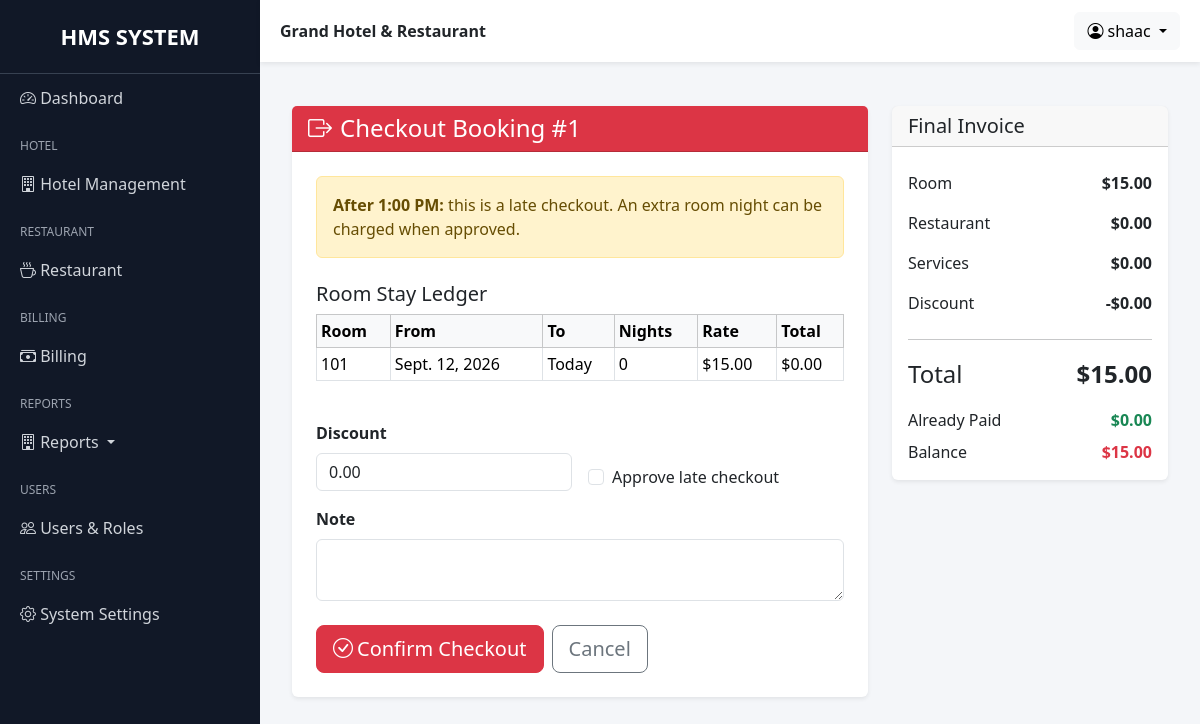
The page /grand/hotel/booking/1/check_out/ (signed in) on the database its author committed.
### hotel/models.py (models this page shows, shortened)
class Booking(models.Model):
    BOOKING_STATUS = (
        ("reserved", "Reserved"),
        ("checked_in", "Checked In"),
        ("checked_out", "Checked Out"),
        ("cancelled", "Cancelled"),
    )
    guest = models.ForeignKey(Guest, on_delete=models.PROTECT)
    room = models.ForeignKey(Room, on_delete=models.PROTECT)
    check_in = models.DateField()
    check_out = models.DateField(blank=True, null=True)
    status = models.CharField(max_length=20, default="checked_in")
    with_ac = models.BooleanField(default=False)
    room_price = models.DecimalField(max_digits=8, decimal_places=2, blank=True, null=True)
    actual_check_in_at = models.DateTimeField(null=True, blank=True)
    actual_check_out_at = models.DateTimeField(null=True, blank=True)
    late_checkout_approved = models.BooleanField(default=False)
    late_checkout_charge = models.DecimalField(max_digits=8, decimal_places=2, default=Decimal("0.00"))
    created = models.DateTimeField(auto_now_add=True)
    created_by = models.ForeignKey(User, on_delete=models.SET_NULL, null=True, blank=True)
    updated = models.DateTimeField(auto_now=True)
    updated_by = models.ForeignKey(
        User, on_delete=models.SET_NULL, null=True, blank=True,
        related_name="booking_updated_by"
    )
    @property
    def stays(self):
        return self.room_stays.select_related("room").order_by("start_date", "id")

class RoomStay(models.Model):
    booking = models.ForeignKey(Booking, on_delete=models.CASCADE, related_name="room_stays")
    room = models.ForeignKey(Room, on_delete=models.PROTECT, related_name="booking_stays")
    start_date = models.DateField()
    end_date = models.DateField(null=True, blank=True)
    rate = models.DecimalField(max_digits=10, decimal_places=2)
    with_ac = models.BooleanField(default=False)
    note = models.CharField(max_length=255, blank=True)
    created = models.DateTimeField(auto_now_add=True)
    class Meta:
        ordering = ["start_date", "id"]
        constraints = [
            models.UniqueConstraint(
                fields=["booking", "start_date"],
                name="unique_booking_roomstay_start",
            )
        ]
    @property
    def nights(self):
        end = self.end_date or timezone.now().date()
        return max((end - self.start_date).days, 0)
    @property
    def total(self):
        return Decimal(self.nights) * self.rate

class Room(models.Model):
    ROOM_TYPES = (
        ("single", "Single"),
        ("double", "Double"),
        ("suite", "Suite"),
    )
    ROOM_STATUS = (
        ("available", "Available"),
        ("reserved", "Reserved"),
        ("occupied", "Occupied"),
        ("cleaning", "Cleaning"),
        ("maintenance", "Maintenance"),
        ("out_of_order", "Out of Order"),
    )
    number = models.IntegerField(unique=True)
    room_type = models.CharField(max_length=20, choices=ROOM_TYPES)
    price = models.DecimalField(max_digits=8, decimal_places=2)
    price_with_ac = models.DecimalField(max_digits=8, decimal_places=2)
    is_available = models.BooleanField(default=True)
    status = models.CharField(max_length=20, choices=ROOM_STATUS, default="available")
    created = models.DateTimeField(auto_now_add=True, blank=True, null=True)
    created_by = models.ForeignKey(User, on_delete=models.SET_NULL, null=True, blank=True)

### billing/models.py (models this page shows, shortened)
class Invoice(models.Model):
    booking = models.OneToOneField(Booking,on_delete=models.CASCADE,related_name="invoice")
    restaurant_total = models.DecimalField(max_digits=8,decimal_places=2,default=0)
    room_total = models.DecimalField(max_digits=8,decimal_places=2,default=0)
    service_total = models.DecimalField(max_digits=10, decimal_places=2,default=0)
    discount = models.DecimalField(max_digits=5,decimal_places=2,default=0)
    total = models.DecimalField(max_digits=10,decimal_places=2)
    created = models.DateTimeField(auto_now_add=True, blank=True, null=True)
    created_by = models.ForeignKey(
            User,
            on_delete=models.SET_NULL,
            null=True,
            blank=True
        )

### hotel/views.py (the view, shortened to what this page needs)
# urls.py: path('booking/<int:pk>/check_out/', BookingCheckOutView.as_view(), name='booking_check_out'),
class BookingCheckOutView(LoginRequiredMixin, RoleRequiredMixin, FormView):
    allowed_roles = ROLES
    template_name = "hotel/booking_checkout.html"
    form_class = CheckoutForm
    def dispatch(self, request, *args, **kwargs):
        self.booking = get_object_or_404(
            Booking.objects.select_related("guest", "room"), pk=kwargs["pk"]
        )
        if self.booking.status != "checked_in":
            messages.error(request, "Only checked-in bookings can be checked out.")
            return redirect("booking_detail", pk=self.booking.pk)
        ensure_room_stay(self.booking)
        return super().dispatch(request, *args, **kwargs)
    def get_context_data(self, **kwargs):
        context = super().get_context_data(**kwargs)
        now = hotel_now()
        summary = get_financial_summary(
            self.booking,
            as_of=now.date(),
            include_checkout_night=True,
        )
        context.update({"booking": self.booking, "summary": summary, "late": is_late_checkout(now)})
        return context

### hotel/forms.py
class CheckoutForm(forms.Form):
    discount = forms.DecimalField(
        required=False, initial=Decimal("0.00"), min_value=0,
        widget=forms.NumberInput(attrs={"class": BOOTSTRAP, "step": "0.01", "min": "0"}),
    )
    late_checkout_approved = forms.BooleanField(
        required=False,
        label="Approve late checkout",
        widget=forms.CheckboxInput(attrs={"class": "form-check-input"}),
    )
    note = forms.CharField(
        required=False,
        widget=forms.Textarea(attrs={"class": BOOTSTRAP, "rows": 2}),
    )

### accounts/mixins.py (called while the page is built)
    def dispatch(self, request, *args, **kwargs):
        if not request.user.is_authenticated:
            return redirect("login")
        if not hasattr(request.user, "userprofile"):
            return redirect("no_permission")
        if request.user.userprofile.role not in self.allowed_roles:
            return redirect("no_permission")
        return super().dispatch(request, *args, **kwargs)

### billing/services.py (called while the page is built)
def get_paid_total(invoice):
    return Payment.objects.filter(invoice=invoice).aggregate(
        total=Sum("amount")
    )["total"] or ZERO

def get_financial_summary(booking, *, as_of=None, include_checkout_night=False):
    invoice = Invoice.objects.filter(booking=booking).first()
    totals = get_booking_totals(
        booking,
        as_of=as_of,
        include_checkout_night=include_checkout_night,
    )
    discount = invoice.discount if invoice else ZERO
    grand_total = max(
        ZERO,
        totals["room_total"] + totals["restaurant_total"] + totals["service_total"] - discount,
    )
    paid = get_paid_total(invoice) if invoice else ZERO
    return {
        **totals,
        "discount": discount,
        "grand_total": grand_total,
        "paid_total": paid,
        "balance": grand_total - paid,
        "invoice": invoice,
    }

### hotel/utils.py (called while the page is built, shortened)
def ensure_room_stay(booking):
    if booking.room_stays.exists():
        return booking.room_stays.filter(end_date__isnull=True).last() or booking.room_stays.last()

### hotel/views.py (called while the page is built)
def hotel_now():
    return timezone.localtime() if timezone.is_aware(timezone.now()) else timezone.now()

def is_late_checkout(dt):
    return dt.time() > CHECKOUT_CUTOFF

### templates/hotel/booking_checkout.html (shortened to what this page needs)
{% extends "base.html" %}
{% block content %}
<div class="container-fluid py-4"><div class="row g-4"><div class="col-xl-8"><div class="card border-0 shadow-sm"><div class="card-header bg-danger text-white"><h4 class="mb-0"><i class="bi bi-box-arrow-right me-2"></i>Checkout Booking #{{ booking.id }}</h4></div><div class="card-body p-4">
<div class="alert {% if late %}alert-warning{% else %}alert-success{% endif %}">{% if late %}<strong>After 1:00 PM:</strong> this is a late checkout. An extra room night can be charged when approved.{% else %}<strong>Before 1:00 PM:</strong> no late-checkout night is required.{% endif %}</div>
<h5 class="mt-4">Room Stay Ledger</h5><div class="table-responsive"><table class="table table-sm table-bordered"><thead class="table-light"><tr><th>Room</th><th>From</th><th>To</th><th>Nights</th><th>Rate</th><th>Total</th></tr></thead><tbody>{% for stay in booking.stays %}<tr><td>{{ stay.room.number }}</td><td>{{ stay.start_date }}</td><td>{{ stay.end_date|default:'Today' }}</td><td>{{ stay.nights }}</td><td>${{ stay.rate|floatformat:2 }}</td><td>${{ stay.total|floatformat:2 }}</td></tr>{% endfor %}</tbody></table></div>
<form method="post" class="mt-4" novalidate>{% csrf_token %}{% if form.non_field_errors %}<div class="alert alert-danger">{{ form.non_field_errors }}</div>{% endif %}<div class="row g-3"><div class="col-md-6"><label class="form-label fw-semibold">Discount</label>{{ form.discount }}{% for e in form.discount.errors %}<div class="text-danger small">{{ e }}</div>{% endfor %}</div><div class="col-md-6 d-flex align-items-end"><div class="form-check">{{ form.late_checkout_approved }} <label class="form-check-label">{{ form.late_checkout_approved.label }}</label></div></div><div class="col-12"><label class="form-label fw-semibold">Note</label>{{ form.note }}</div></div><div class="d-flex gap-2 mt-4"><button class="btn btn-danger btn-lg"><i class="bi bi-check-circle me-1"></i>Confirm Checkout</button><a href="{% url 'booking_detail' booking.id %}" class="btn btn-outline-secondary btn-lg">Cancel</a></div></form>
</div></div></div>
<div class="col-xl-4"><div class="card border-0 shadow-sm sticky-top" style="top:80px"><div class="card-header"><h5 class="mb-0">Final Invoice</h5></div><div class="card-body"><div class="d-flex justify-content-between py-2"><span>Room</span><strong>${{ summary.room_total|floatformat:2 }}</strong></div><div class="d-flex justify-content-between py-2"><span>Restaurant</span><strong>${{ summary.restaurant_total|floatformat:2 }}</strong></div><div class="d-flex justify-content-between py-2"><span>Services</span><strong>${{ summary.service_total|floatformat:2 }}</strong></div><div class="d-flex justify-content-between py-2"><span>Discount</span><strong>-${{ summary.discount|floatformat:2 }}</strong></div><hr><div class="d-flex justify-content-between fs-4"><span>Total</span><strong>${{ summary.grand_total|floatformat:2 }}</strong></div><div class="d-flex justify-content-between mt-3"><span>Already Paid</span><strong class="text-success">${{ summary.paid_total|floatformat:2 }}</strong></div><div class="d-flex justify-content-between mt-2"><span>Balance</span><strong class="text-danger">${{ summary.balance|floatformat:2 }}</strong></div></div></div></div></div></div>
{% endblock %}

### templates/base.html (shortened to what this page needs)
{% load static %}
<!DOCTYPE html>
<html lang="en">
<head>
    <link
        href="https://cdn.jsdelivr.net/npm/bootstrap@5.3.3/dist/css/bootstrap.min.css"
        rel="stylesheet">
    <link
        rel="stylesheet"
        href="https://cdn.jsdelivr.net/npm/bootstrap-icons@1.11.3/font/bootstrap-icons.min.css">
</head>
<body>
<div class="sidebar"
     id="sidebar">
    <div class="logo">
        HMS SYSTEM
    </div>
    <a href="">
        <i class="bi bi-speedometer2"></i>
        Dashboard
    </a>
    <div class="menu-title">
        Hotel
    </div>
    <a data-bs-toggle="collapse"
       href="#hotelMenu">
        <i class="bi bi-building"></i>
        Hotel Management
    </a>
    <div class="menu-title">
        Restaurant
    </div>
    <a data-bs-toggle="collapse"
       href="#restaurantMenu">
        <i class="bi bi-cup-hot"></i>
        Restaurant
    </a>
    <div class="menu-title">
        Billing
    </div>
    <a data-bs-toggle="collapse"
       href="#billingMenu">
        <i class="bi bi-cash-stack"></i>
        Billing
    </a>
    <div class="menu-title">Reports</div>
    <a class="dropdown-toggle" data-bs-toggle="collapse" href="#reportMenu">
        <i class="bi bi-building"></i>
        Reports
    </a>
    <div class="menu-title">
        Users
    </div>
    <a data-bs-toggle="collapse"
       href="#usersMenu">
        <i class="bi bi-people"></i>
        Users & Roles
    </a>
    <div class="menu-title">
        Settings
    </div>
    <a href="">
        <i class="bi bi-gear"></i>
        System Settings
    </a>
</div>
<div class="main-content">
    <div class="topbar d-flex justify-content-between align-items-center">
        <div>
            <strong>
                Grand Hotel & Restaurant
            </strong>
        </div>
        <div class="dropdown">
            <button class="btn btn-light dropdown-toggle"
                    data-bs-toggle="dropdown">
                <i class="bi bi-person-circle"></i>
                {{ request.user }}
            </button>
        </div>
    </div>
    <div class="page-content">
        {% block content %}
        {% endblock %}
    </div>
</div>
</body>
</html>

### templates/base.html (style rules this page uses)
body { overflow-x: hidden; background: #f4f6f9; }
.sidebar { width: 260px; min-height: 100vh; background: #111827; position: fixed; top: 0; left: 0; overflow-y: auto; overflow-x: hidden; scrollbar-width:thin; }
.sidebar .logo { padding: 20px; font-size: 22px; font-weight: bold; text-align: center; color: #fff; border-bottom: 1px solid #374151; }
.sidebar a { color: #d1d5db; text-decoration: none; display: block; padding: 12px 20px; transition: 0.3s; }
.sidebar .menu-title { color: #9ca3af; font-size: 12px; text-transform: uppercase; padding: 15px 20px 5px; }
.main-content { margin-left: 260px; min-height: 100vh; }
.topbar { background: white; padding: 12px 20px; box-shadow: 0 2px 5px rgba(0,0,0,0.08); position: sticky; top: 0; z-index: 1000; }
.page-content { padding: 20px; }

### rows shown on the page
Booking: id "1"
RoomStay: room.number "101", start_date "Sept. 12, 2026", end_date "Today", nights "0", rate "15.00", total "0.00"
Invoice: discount "0.00"

### other values the page prints
{{ request.user }} "shaac"
{{ summary.room_total|floatformat:2 }} "15.00"
{{ summary.restaurant_total|floatformat:2 }} "0.00"
{{ summary.service_total|floatformat:2 }} "0.00"
{{ summary.grand_total|floatformat:2 }} "15.00"
{{ summary.paid_total|floatformat:2 }} "0.00"
{{ summary.balance|floatformat:2 }} "15.00"
